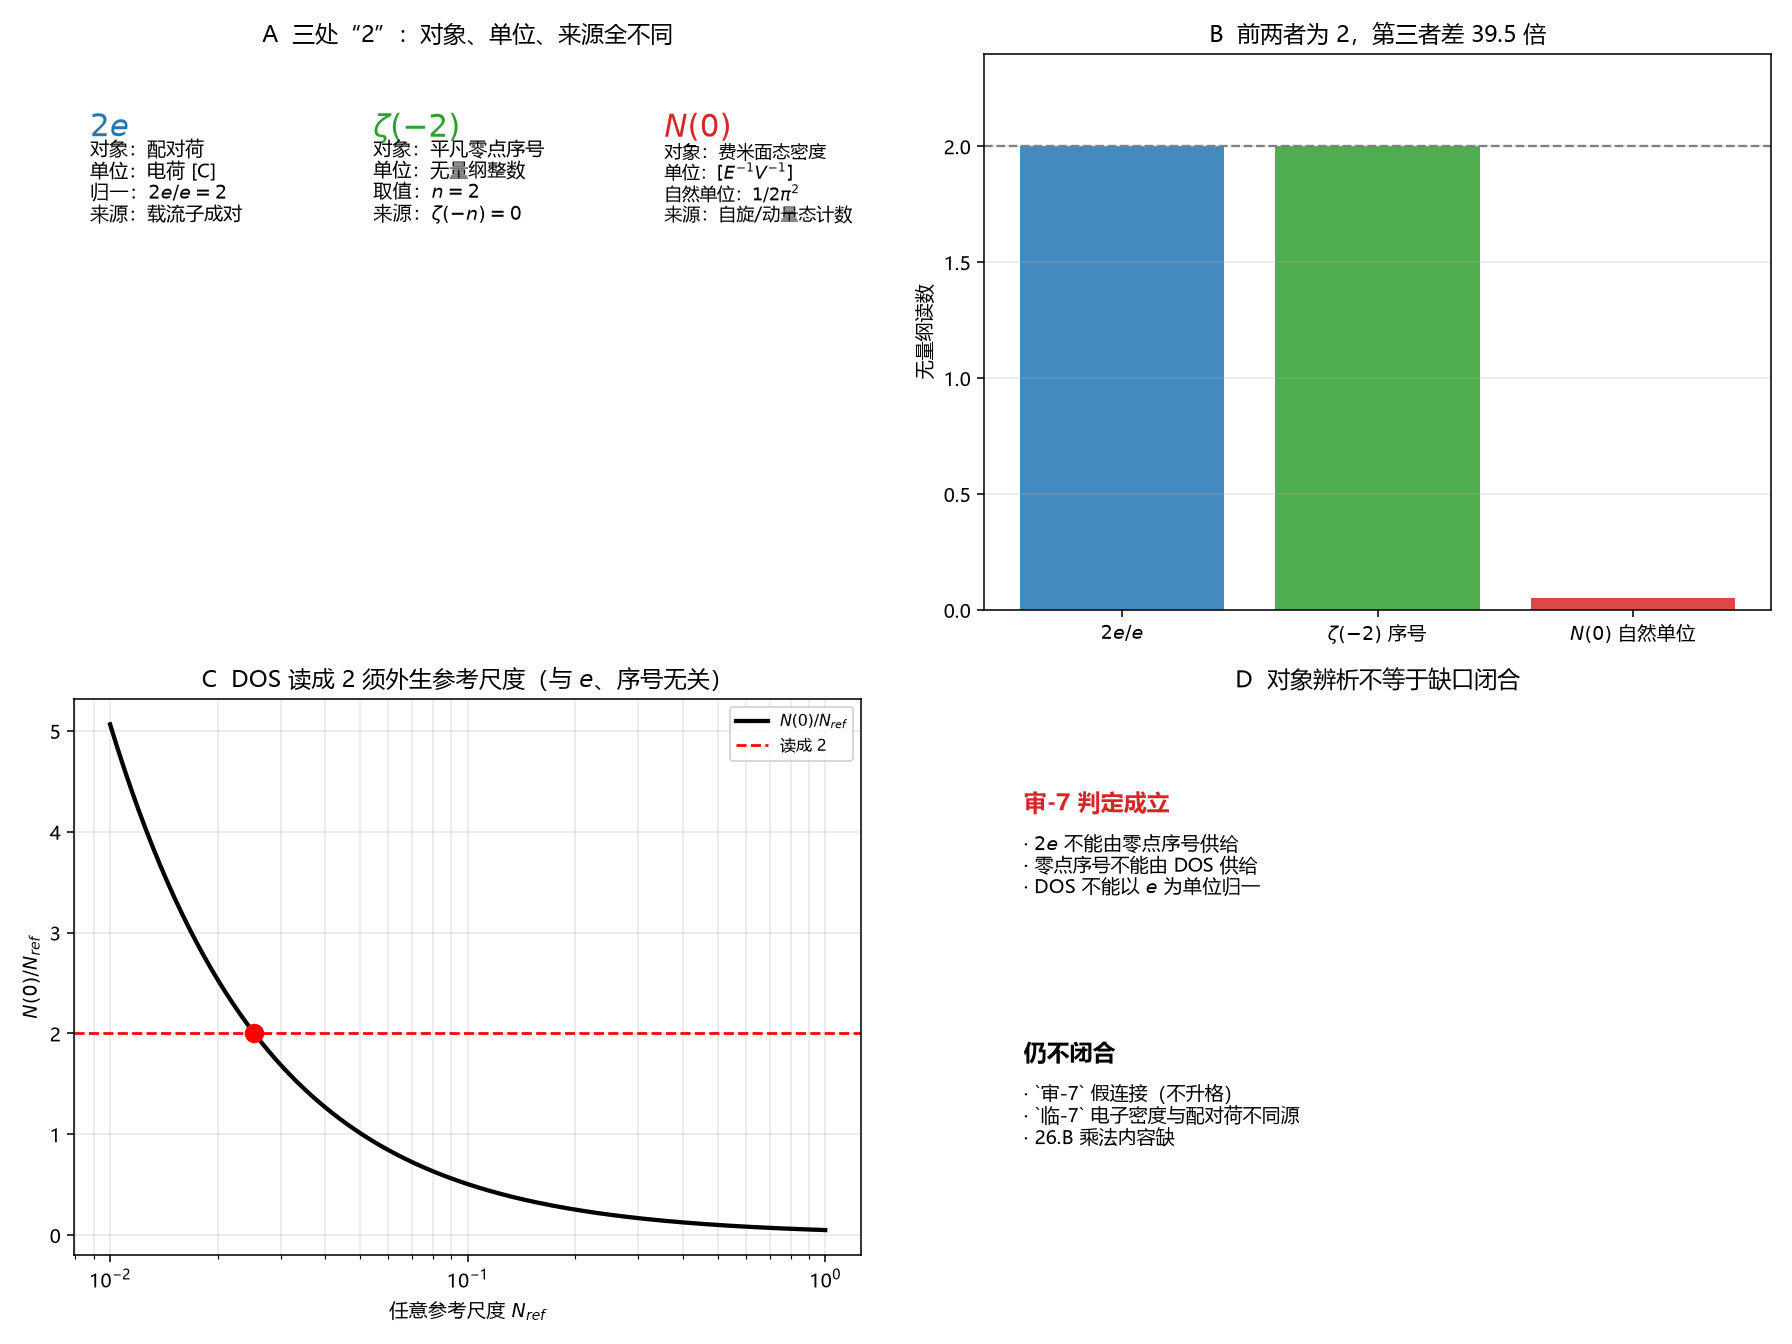

Here is the Python script that generated this plot:
# -*- coding: utf-8 -*-
"""
R40：审-7 三处"2"的对象辨析
=====================================================================
预注册 R40 的 P1–P5（跑数前写死）：
  P1 原文审计 审-7/临-7
  P2 外部标准 Phi0=h/2e, zeta(-2n)=0, N(0)=m kF/(2 pi^2 hbar^3)
  P3 单位/对象三分；自然单位 1/(2pi^2) != 2
  P4 审-7/临-7 不闭合
  P5 Lean

复跑：python "10 探索/超导第一性研究/04_计算验证/R40_三处2的对象辨析.py"
"""
import csv
import math
import os
import sys

try:
    sys.stdout.reconfigure(encoding="utf-8")
except Exception:
    pass

import numpy as np
import matplotlib
matplotlib.use("Agg")
import matplotlib.pyplot as plt

plt.rcParams["font.sans-serif"] = ["Microsoft YaHei", "SimHei", "DejaVu Sans"]
plt.rcParams["axes.unicode_minus"] = False

OUT = os.path.dirname(os.path.abspath(__file__))
ROOT = os.path.abspath(os.path.join(OUT, "..", "..", ".."))


def main():
    # ---------- P1 ----------
    chain = open(os.path.join(ROOT, "10 探索", "CQM_探索_推导链.md"), encoding="utf-8").read()
    checks = {
        "审-7三处2": "$2e$、$\\zeta(-2)$、$N(0)$" in chain,
        "假连接": "假连接" in chain,
        "临-7不同源": "电子密度与配对荷不同源" in chain,
        "乘法内容": "Hecke 关系所需的乘法内容缺" in chain,
    }
    assert all(checks.values()), "P1: 原文审计失败 %s" % checks

    # ---------- P2/P3 ----------
    q_over_e = 2.0                      # 2e/e：用电荷单位归一
    zero_index = 2.0                    # zeta(-2) 的序号
    dos_natural = 1.0 / (2 * math.pi ** 2)   # m=kF=hbar=1 的单自旋 N(0)
    assert abs(dos_natural / q_over_e - 1 / (4 * math.pi ** 2)) < 1e-15
    ratio = q_over_e / dos_natural
    assert ratio > 10, "P3: 差异应 >10 倍，实测 %.1f" % ratio

    # 任意参考尺度可把 DOS 读成 2，但该尺度外生
    nref_for_two = dos_natural / 2.0
    assert abs(dos_natural / nref_for_two - 2.0) < 1e-12

    print("R40 三处'2'的对象辨析（结构审计，无拟合）：")
    print("  P1 原文：%s" % checks)
    print("  电荷：2e/e = 2.000（归一单位 e，电荷量纲）")
    print("  零点：zeta(-2) 序号 n = 2.000（无量纲整数）")
    print("  态密度：N(0) = 1/(2pi^2) = %.6f（自然单位，[E^-1 V^-1]）" % dos_natural)
    print("  与 2 相差 %.1f 倍；要读成 2 须选 N_ref=%.6f（外生）" % (ratio, nref_for_two))
    print("  P4 审-7/临-7 不闭合；P5 Lean")

    # ---------- 四面板 ----------
    fig, axes = plt.subplots(2, 2, figsize=(12.8, 9.6))

    ax = axes[0, 0]
    ax.axis("off")
    ax.text(0.02, 0.85, "$2e$", fontsize=16, weight="bold", color="#1f77b4")
    ax.text(0.02, 0.70, "对象：配对荷\n单位：电荷 [C]\n归一：$2e/e=2$\n来源：载流子成对", fontsize=10)
    ax.text(0.38, 0.85, "$\\zeta(-2)$", fontsize=16, weight="bold", color="#2ca02c")
    ax.text(0.38, 0.70, "对象：平凡零点序号\n单位：无量纲整数\n取值：$n=2$\n来源：$\\zeta(-n)=0$", fontsize=10)
    ax.text(0.75, 0.85, "$N(0)$", fontsize=16, weight="bold", color="#d62728")
    ax.text(0.75, 0.70, "对象：费米面态密度\n单位：$[E^{-1}V^{-1}]$\n自然单位：$1/2\\pi^2$\n来源：自旋/动量态计数", fontsize=9)
    ax.set_title("A  三处“2”：对象、单位、来源全不同")

    ax = axes[0, 1]
    labels = ["$2e/e$", "$\\zeta(-2)$ 序号", "$N(0)$ 自然单位"]
    vals = [q_over_e, zero_index, dos_natural]
    ax.bar(labels, vals, color=["#1f77b4", "#2ca02c", "#d62728"], alpha=0.85)
    ax.axhline(2.0, color="gray", ls="--", lw=1.2)
    ax.set_ylabel("无量纲读数")
    ax.set_ylim(0, 2.4)
    ax.set_title("B  前两者为 2，第三者差 %.1f 倍" % ratio)
    ax.grid(alpha=0.3, axis="y")

    ax = axes[1, 0]
    nrefs = np.logspace(-2, 0, 200)
    ratio_to_two = dos_natural / nrefs
    ax.plot(nrefs, ratio_to_two, "k-", lw=2.2, label="$N(0)/N_{ref}$")
    ax.axhline(2.0, color="r", ls="--", lw=1.4, label="读成 2")
    ax.plot([nref_for_two], [2.0], "o", ms=9, color="r")
    ax.set_xlabel("任意参考尺度 $N_{ref}$")
    ax.set_ylabel("$N(0)/N_{ref}$")
    ax.set_xscale("log")
    ax.set_title("C  DOS 读成 2 须外生参考尺度（与 $e$、序号无关）")
    ax.legend(fontsize=8)
    ax.grid(alpha=0.3, which="both")

    ax = axes[1, 1]
    ax.text(0.05, 0.80, "审-7 判定成立", fontsize=12, weight="bold", color="#d62728")
    ax.text(0.05, 0.65, "· $2e$ 不能由零点序号供给\n· 零点序号不能由 DOS 供给\n· DOS 不能以 $e$ 为单位归一", fontsize=10)
    ax.text(0.05, 0.35, "仍不闭合", fontsize=12, weight="bold")
    ax.text(0.05, 0.20, "· `审-7` 假连接（不升格）\n· `临-7` 电子密度与配对荷不同源\n· 26.B 乘法内容缺", fontsize=10)
    ax.set_xlim(0, 1); ax.set_ylim(0, 1); ax.axis("off")
    ax.set_title("D  对象辨析不等于缺口闭合")

    fig.tight_layout()
    png = os.path.join(OUT, "R40_三处2的对象辨析.png")
    fig.savefig(png, dpi=140)
    plt.close(fig)

    rows = [
        ["P1", "原文四处 %s" % checks, "通过"],
        ["P2", "Phi0=h/2e；zeta(-2)=0；N(0)=mkF/2pi^2hbar^3", "B 类标准"],
        ["P3", "DOS 自然值 %.6f，差 %.1f 倍" % (dos_natural, ratio), "对象不同"],
        ["P4", "审-7/临-7 不闭合", "状态不动"],
        ["P5", "不可同一（Lean）", "由 Lean 承载"],
        ["结论", "三处2是假连接", "状态不动"],
    ]
    with open(os.path.join(OUT, "R40_三处2的对象辨析_摘要.csv"), "w",
              newline="", encoding="utf-8-sig") as fo:
        wr = csv.writer(fo)
        wr.writerow(["判据", "数值", "判定"])
        wr.writerows(rows)

    print("图:", png)


if __name__ == "__main__":
    main()
